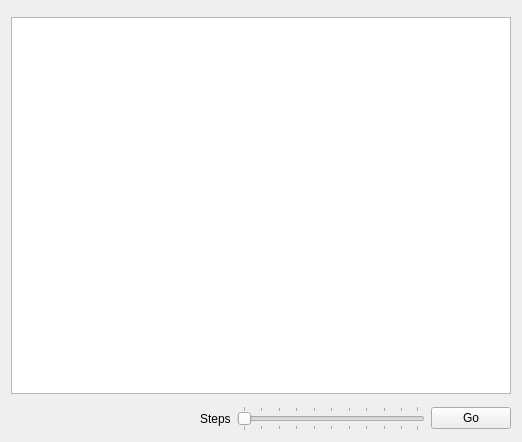
<?xml version="1.0" encoding="UTF-8"?>
<ui version="4.0">
 <class>ExplorerWidget</class>
 <widget class="QWidget" name="ExplorerWidget">
  <property name="geometry">
   <rect>
    <x>0</x>
    <y>0</y>
    <width>522</width>
    <height>442</height>
   </rect>
  </property>
  <property name="windowTitle">
   <string>Form</string>
  </property>
  <layout class="QVBoxLayout" name="verticalLayout">
   <item>
    <widget class="SearchUserWidget" name="search_user_widget" native="true"/>
   </item>
   <item>
    <widget class="ExplorerGraphicsView" name="graphics_view">
     <property name="viewportUpdateMode">
      <enum>QGraphicsView::BoundingRectViewportUpdate</enum>
     </property>
    </widget>
   </item>
   <item>
    <layout class="QHBoxLayout" name="horizontalLayout">
     <property name="topMargin">
      <number>6</number>
     </property>
     <item>
      <spacer name="horizontalSpacer">
       <property name="orientation">
        <enum>Qt::Horizontal</enum>
       </property>
       <property name="sizeHint" stdset="0">
        <size>
         <width>40</width>
         <height>20</height>
        </size>
       </property>
      </spacer>
     </item>
     <item>
      <widget class="QLabel" name="label">
       <property name="text">
        <string>Steps</string>
       </property>
      </widget>
     </item>
     <item>
      <widget class="QSlider" name="steps_slider">
       <property name="orientation">
        <enum>Qt::Horizontal</enum>
       </property>
       <property name="tickPosition">
        <enum>QSlider::TicksBothSides</enum>
       </property>
      </widget>
     </item>
     <item>
      <widget class="QPushButton" name="button_go">
       <property name="text">
        <string>Go</string>
       </property>
      </widget>
     </item>
    </layout>
   </item>
  </layout>
 </widget>
 <customwidgets>
  <customwidget>
   <class>ExplorerGraphicsView</class>
   <extends>QGraphicsView</extends>
   <header>sakia.gui.graphs.explorer.graphics_view</header>
  </customwidget>
  <customwidget>
   <class>SearchUserWidget</class>
   <extends>QWidget</extends>
   <header>sakia.gui.widgets.search_user</header>
   <container>1</container>
  </customwidget>
 </customwidgets>
 <resources>
  <include location="../../../../../res/icons/icons.qrc"/>
 </resources>
 <connections/>
 <slots>
  <slot>reset()</slot>
  <slot>search()</slot>
  <slot>select_node()</slot>
 </slots>
</ui>
